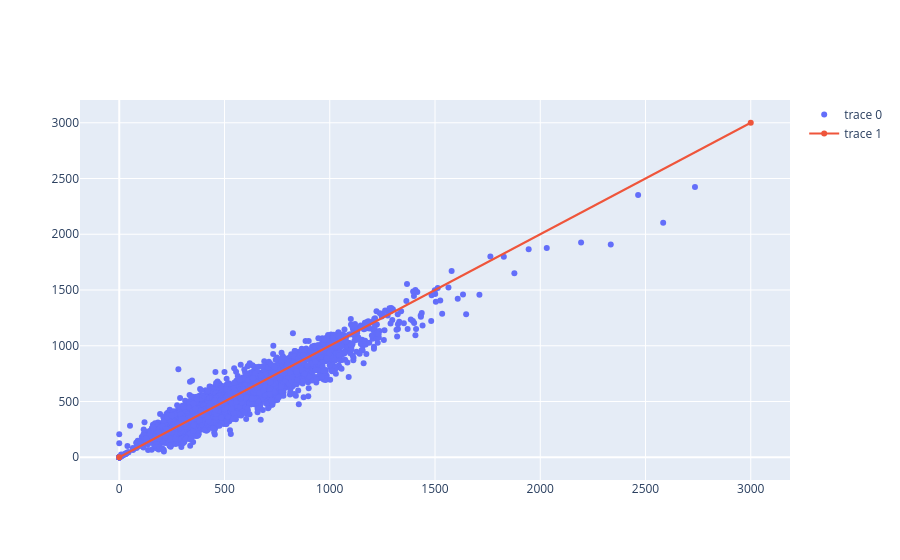

The code cell stored with this chart in its notebook:
### Code cell
import plotly.graph_objs as go
fig = go.Figure()
fig.add_scatter(x=dfm.H0130001_x, y=dfm.H0130001_y,  mode='markers')
fig.add_trace(go.Line(x=[0,3000], y=[0,3000]))


# # Add traces
# fig.add_trace(go.Scatter(x=random_x, y=random_y0,
#                     mode='markers',
#                     name='markers'))
# fig.add_trace(go.Scatter(x=random_x, y=random_y1,
#                     mode='lines+markers',
#                     name='lines+markers'))
# fig.add_trace(go.Scatter(x=random_x, y=random_y2,
#                     mode='lines',
#                     name='lines'))
fig

### Figure 1 — Plotly figure (JSON) as saved in the notebook; plotly's stock layout.template omitted (floating-point values rounded to 4 significant figures; data arrays with more than 128 entries replaced by an {"elided": "..."} marker saying what was removed)
{"data": [{"mode": "markers", "type": "scatter", "x": {"elided": "8205 int values"}, "y": {"elided": "8205 int values"}}, {"type": "scatter", "x": [0, 3000], "y": [0, 3000]}], "layout": {}}
